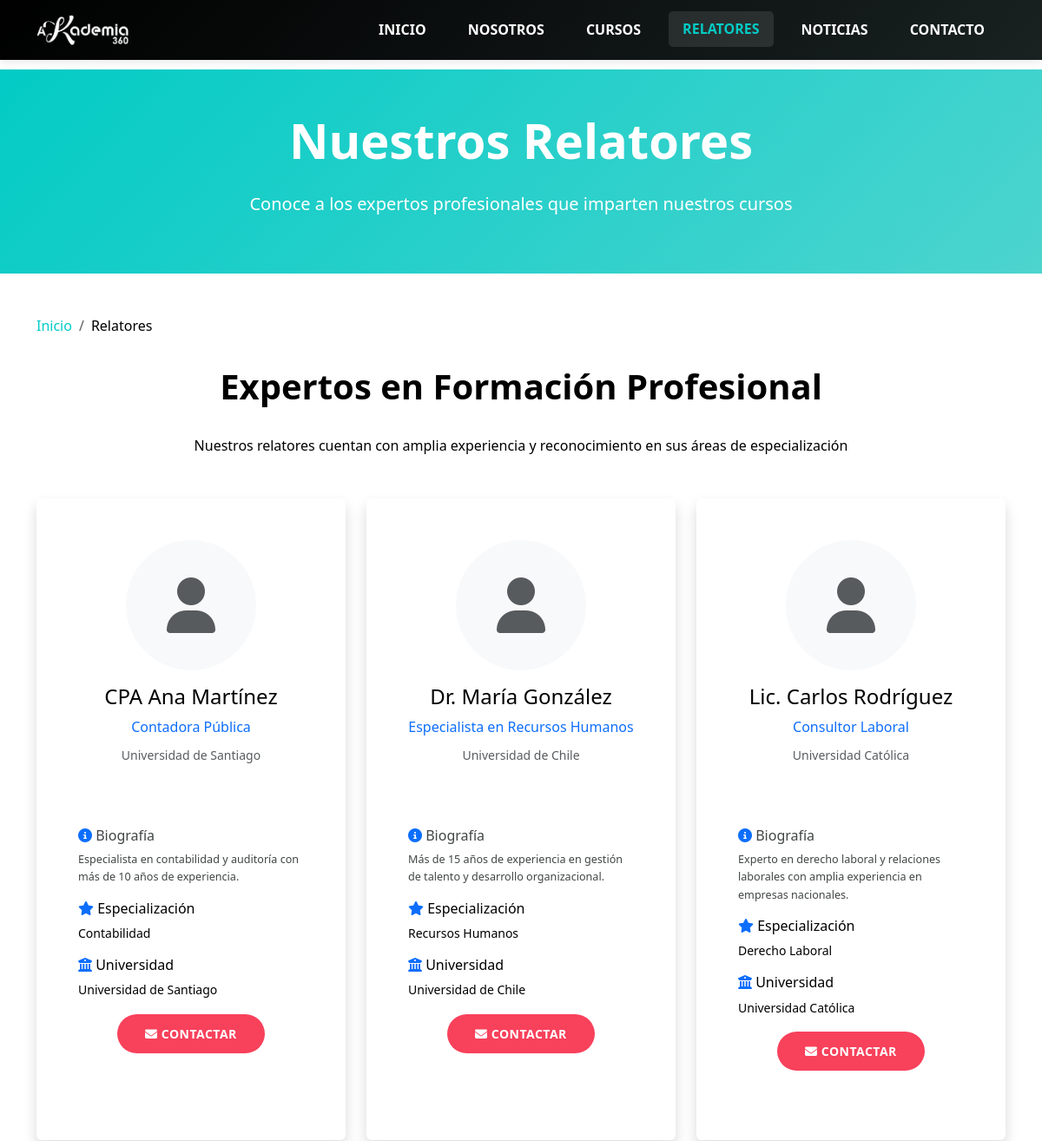
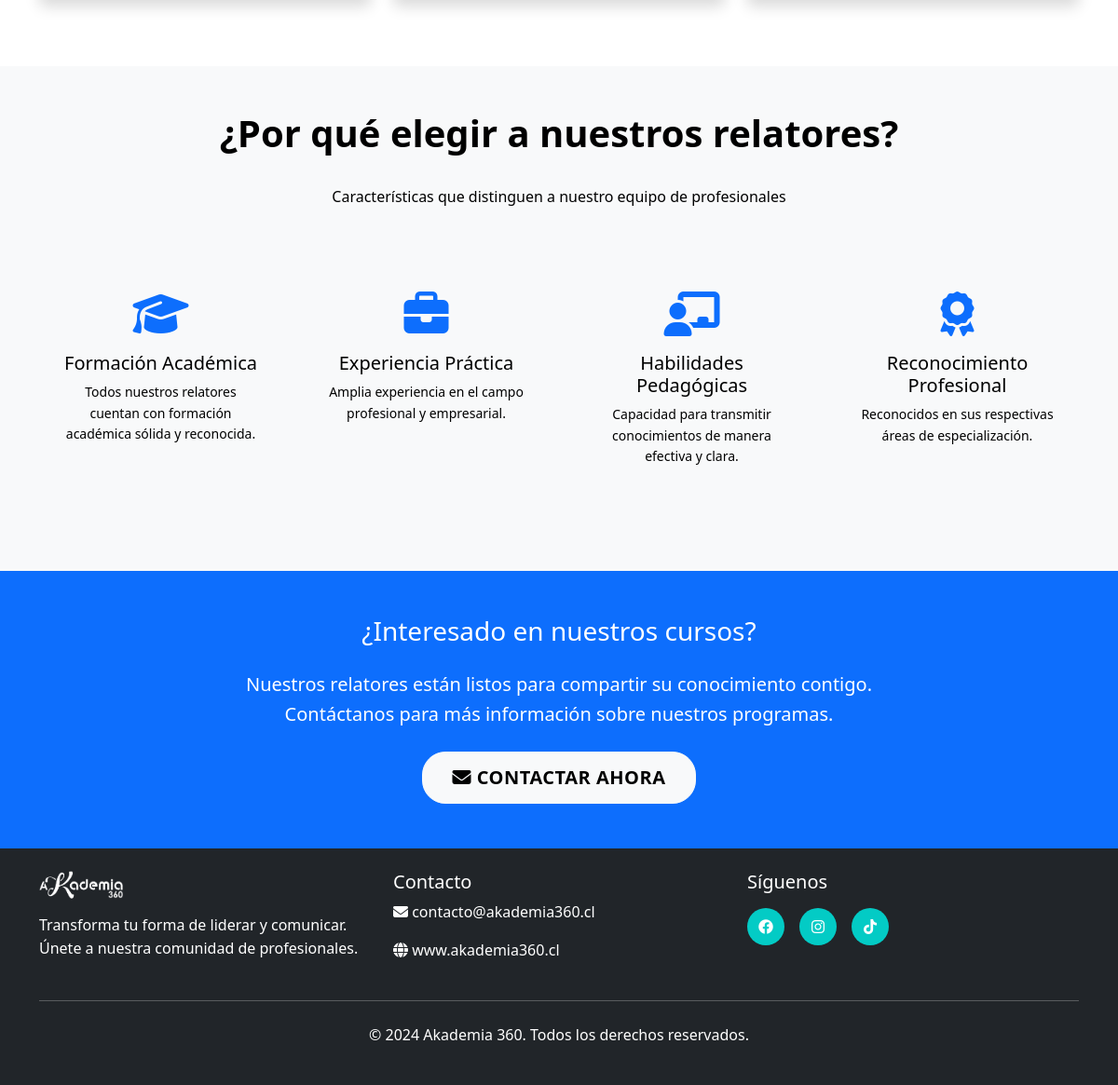
The page /pages/relatores.php on the database its author committed (2 pictures, top to bottom).
### tables this page shows
CREATE TABLE IF NOT EXISTS `relatores` (
    `id` INT AUTO_INCREMENT PRIMARY KEY,
    `nombre` VARCHAR(255) NOT NULL,
    `titulo` VARCHAR(255),
    `biografia` TEXT,
    `especializacion` VARCHAR(255),
    `universidad` VARCHAR(255),
    `imagen` VARCHAR(255),
    `email` VARCHAR(255),
    `activo` BOOLEAN DEFAULT TRUE,
    `fecha_creacion` TIMESTAMP DEFAULT CURRENT_TIMESTAMP
);

### includes/functions.php (called while the page is built, shortened)
<?php
function getAllRelators() {
    $mysqli = getDBConnection();
    $sql = "SELECT * FROM relatores WHERE activo = 1 ORDER BY nombre ASC";
    $result = $mysqli->query($sql);
    $data = [];
    if ($result) {
        while ($row = $result->fetch_assoc()) {
            $data[] = [
                'id' => $row['id'],
                'name' => $row['nombre'],
                'title' => $row['titulo'],
                'biography' => $row['biografia'],
                'specialization' => $row['especializacion'],
                'university' => $row['universidad'],
                'image' => $row['imagen'],
                'email' => $row['email'],
                'active' => $row['activo'],
                'created_at' => $row['fecha_creacion']
            ];
        }
    }
    return $data;
}
?>

### pages/relatores.php (the view, shortened to what this page needs)
<?php
require_once '../includes/functions.php';
$relators = getAllRelators();
?>
<!DOCTYPE html>
<html lang="es">
<head>
    <link href="https://cdn.jsdelivr.net/npm/bootstrap@5.3.0/dist/css/bootstrap.min.css" rel="stylesheet">
    <link rel="stylesheet" href="https://cdnjs.cloudflare.com/ajax/libs/font-awesome/6.4.0/css/all.min.css">
    <link rel="stylesheet" href="../css/style.css">
</head>
<body>
    <header class="navbar navbar-expand-lg fixed-top">
        <div class="container">
            <a class="navbar-brand" href="../index.php">
                <div class="logo">
                    <img src="../img/logo-akademia360.png" alt="Akademia 360" onerror="this.style.display='none'">
                </div>
            </a>
            <div class="collapse navbar-collapse" id="navbarNav">
                <ul class="navbar-nav ms-auto">
                    <li class="nav-item">
                        <a class="nav-link" href="../index.php">INICIO</a>
                    </li>
                    <li class="nav-item">
                        <a class="nav-link" href="nosotros.php">NOSOTROS</a>
                    </li>
                    <li class="nav-item">
                        <a class="nav-link" href="calendario_cursos.php">CURSOS</a>
                    </li>
                    <li class="nav-item">
                        <a class="nav-link active" href="relatores.php">RELATORES</a>
                    </li>
                    <li class="nav-item">
                        <a class="nav-link" href="noticias.php">NOTICIAS</a>
                    </li>
                    <li class="nav-item">
                        <a class="nav-link" href="contacto.php">CONTACTO</a>
                    </li>
                </ul>
            </div>
        </div>
    </header>
    <main style="margin-top: 80px;">
        <section class="hero-section py-5" style="background: var(--gradient-primary);">
            <div class="container">
                <div class="row justify-content-center">
                    <div class="col-lg-8 text-center text-white">
                        <h1 class="display-4 fw-bold mb-4">Nuestros Relatores</h1>
                        <p class="lead">Conoce a los expertos profesionales que imparten nuestros cursos</p>
                    </div>
                </div>
            </div>
        </section>
        <section class="relators-section py-5">
            <div class="container">
                <div class="row">
                    <div class="col-12">
                        <nav aria-label="breadcrumb">
                            <ol class="breadcrumb">
                                <li class="breadcrumb-item"><a href="../index.php">Inicio</a></li>
                                <li class="breadcrumb-item active" aria-current="page">Relatores</li>
                            </ol>
                        </nav>
                        <div class="section-header text-center mb-5">
                            <h2 class="section-title">Expertos en Formación Profesional</h2>
                            <p class="section-subtitle">Nuestros relatores cuentan con amplia experiencia y reconocimiento en sus áreas de especialización</p>
                        </div>
                    </div>
                </div>
                <div class="row">
                    <?php if (!empty($relators)): ?>
                        <?php foreach ($relators as $relator): ?>
                        <div class="col-lg-4 col-md-6 mb-4">
                            <div class="relator-card h-100 bg-white rounded shadow">
                                <div class="relator-header p-4 text-center">
                                    <?php if ($relator['image']): ?>
                                    <div class="relator-image mb-3">
                                        <img src="<?php echo htmlspecialchars($relator['image']); ?>"
                                             alt="<?php echo htmlspecialchars($relator['name']); ?>"
                                             class="img-fluid rounded-circle" style="width: 150px; height: 150px; object-fit: cover;">
                                    </div>
                                    <?php else: ?>
                                    <div class="relator-image mb-3">
                                        <div class="bg-light rounded-circle d-flex align-items-center justify-content-center mx-auto"
                                             style="width: 150px; height: 150px;">
                                            <i class="fas fa-user fa-4x text-muted"></i>
                                        </div>
                                    </div>
                                    <?php endif; ?>
                                    <h4 class="relator-name"><?php echo htmlspecialchars($relator['name']); ?></h4>
                                    <?php if ($relator['title']): ?>
                                    <p class="relator-title text-primary mb-2"><?php echo htmlspecialchars($relator['title']); ?></p>
                                    <?php endif; ?>
                                    <?php if ($relator['university']): ?>
                                    <p class="relator-university text-muted small"><?php echo htmlspecialchars($relator['university']); ?></p>
                                    <?php endif; ?>
                                </div>
                                <div class="relator-content p-4">
                                    <?php if ($relator['biography']): ?>
                                    <div class="relator-bio mb-3">
                                        <h6><i class="fas fa-info-circle text-primary"></i> Biografía</h6>
                                        <p class="small"><?php echo htmlspecialchars($relator['biography']); ?></p>
                                    </div>
                                    <?php endif; ?>
                                    <?php if ($relator['specialization']): ?>
                                    <div class="relator-specialties mb-3">
                                        <h6><i class="fas fa-star text-primary"></i> Especialización</h6>
                                        <p class="small"><?php echo htmlspecialchars($relator['specialization']); ?></p>
                                    </div>
                                    <?php endif; ?>
                                    <?php if ($relator['university']): ?>
                                    <div class="relator-university mb-3">
                                        <h6><i class="fas fa-university text-primary"></i> Universidad</h6>
                                        <p class="small"><?php echo htmlspecialchars($relator['university']); ?></p>
                                    </div>
                                    <?php endif; ?>
                                    <div class="relator-actions text-center">
                                        <a href="contacto.php" class="btn btn-outline-primary btn-sm">
                                            <i class="fas fa-envelope"></i> Contactar
                                        </a>
                                    </div>
                                </div>
                            </div>
                        </div>
                        <?php endforeach; ?>
                    <?php endif; ?>
                </div>
            </div>
        </section>
        <section class="why-relators-section py-5 bg-light">
            <div class="container">
                <div class="row">
                    <div class="col-12 text-center mb-5">
                        <h2 class="section-title">¿Por qué elegir a nuestros relatores?</h2>
                        <p class="section-subtitle">Características que distinguen a nuestro equipo de profesionales</p>
                    </div>
                </div>
                <div class="row">
                    <div class="col-lg-3 col-md-6 mb-4">
                        <div class="feature-card text-center p-4">
                            <div class="feature-icon mb-3">
                                <i class="fas fa-graduation-cap fa-3x text-primary"></i>
                            </div>
                            <h5>Formación Académica</h5>
                            <p class="small">Todos nuestros relatores cuentan con formación académica sólida y reconocida.</p>
                        </div>
                    </div>
                    <div class="col-lg-3 col-md-6 mb-4">
                        <div class="feature-card text-center p-4">
                            <div class="feature-icon mb-3">
                                <i class="fas fa-briefcase fa-3x text-primary"></i>
                            </div>
                            <h5>Experiencia Práctica</h5>
                            <p class="small">Amplia experiencia en el campo profesional y empresarial.</p>
                        </div>
                    </div>
                    <div class="col-lg-3 col-md-6 mb-4">
                        <div class="feature-card text-center p-4">
                            <div class="feature-icon mb-3">
                                <i class="fas fa-chalkboard-teacher fa-3x text-primary"></i>
                            </div>
                            <h5>Habilidades Pedagógicas</h5>
                            <p class="small">Capacidad para transmitir conocimientos de manera efectiva y clara.</p>
                        </div>
                    </div>
                    <div class="col-lg-3 col-md-6 mb-4">
                        <div class="feature-card text-center p-4">
                            <div class="feature-icon mb-3">
                                <i class="fas fa-award fa-3x text-primary"></i>
                            </div>
                            <h5>Reconocimiento Profesional</h5>
                            <p class="small">Reconocidos en sus respectivas áreas de especialización.</p>
                        </div>
                    </div>
                </div>
            </div>
        </section>
        <section class="cta-section py-5 bg-primary text-white">
            <div class="container">
                <div class="row justify-content-center">
                    <div class="col-lg-8 text-center">
                        <h3 class="mb-4">¿Interesado en nuestros cursos?</h3>
                        <p class="lead mb-4">Nuestros relatores están listos para compartir su conocimiento contigo.
                        Contáctanos para más información sobre nuestros programas.</p>
                        <a href="contacto.php" class="btn btn-light btn-lg">
                            <i class="fas fa-envelope"></i> Contactar Ahora
                        </a>
                    </div>
                </div>
            </div>
        </section>
    </main>
    <footer class="footer bg-dark text-white py-4">
        <div class="container">
            <div class="row">
                <div class="col-lg-4">
                    <div class="footer-logo">
                        <div class="logo">
                            <img src="../img/logo-akademia360.png" alt="Akademia 360" style="height: 30px; width: auto;">
                        </div>
                    </div>
                    <p class="mt-3">Transforma tu forma de liderar y comunicar. Únete a nuestra comunidad de profesionales.</p>
                </div>
                <div class="col-lg-4">
                    <h5>Contacto</h5>
                    <p><i class="fas fa-envelope"></i> contacto@akademia360.cl</p>
                    <p><i class="fas fa-globe"></i> www.akademia360.cl</p>
                </div>
                <div class="col-lg-4">
                    <h5>Síguenos</h5>
                    <div class="social-links">
                        <a href="#" class="social-link"><i class="fab fa-facebook"></i></a>
                        <a href="#" class="social-link"><i class="fab fa-instagram"></i></a>
                        <a href="#" class="social-link"><i class="fab fa-tiktok"></i></a>
                    </div>
                </div>
            </div>
            <hr class="my-4">
            <div class="text-center">
                <p>&copy; 2024 Akademia 360. Todos los derechos reservados.</p>
            </div>
        </div>
    </footer>
</body>
</html>

### css/style.css (style rules this page uses)
:root { --negro: #000000; --turquesa: #03cbc5; --gris-oscuro: #414545; --rojo: #f8415b; --gris-profundo: #192121; --primary-color: var(--turquesa); --secondary-color: var(--rojo); --accent-color: var(--gris-oscuro); --dark-color: var(--negro); --light-color: #f8f9fa; --white: #ffffff; --light-turquesa: #4dd4cf; --dark-turquesa: #02a8a3; --light-gray: #e9ecef; --medium-gray: #6c757d; --gradient-primary: linear-gradient(135deg, var(--turquesa) 0%, var(--light-turquesa) 100%); --gradient-secondary: linear-gradient(135deg, var(--rojo) 0%, #ff6b7a 100%); --gradient-hero: linear-gradient(135deg, var(--gris-profundo) 0%, var(--gris-oscuro) 100%); --gradient-navbar: linear-gradient(135deg, var(--negro) 0%, var(--gris-profundo) 100%); }
* { margin: 0; padding: 0; box-sizing: border-box; }
body { font-family: 'Segoe UI', Tahoma, Geneva, Verdana, sans-serif; line-height: 1.6; color: var(--dark-color); }
.navbar { background: var(--gradient-navbar) !important; padding: 0.75rem 0; transition: all 0.3s ease; box-shadow: 0 2px 10px rgba(0,0,0,0.1); }
.navbar-brand { font-weight: bold; }
.logo { display: flex; align-items: center; text-decoration: none; color: var(--white); }
.logo img { height: 35px; width: auto; filter: drop-shadow(0 2px 4px rgba(0,0,0,0.2)); filter: brightness(0) invert(1); }
.navbar-nav .nav-link { font-weight: 600; color: var(--white) !important; margin: 0 0.5rem; transition: all 0.3s ease; padding: 0.5rem 1rem !important; border-radius: 5px; }
.navbar-nav .nav-link:hover, .navbar-nav .nav-link.active { color: var(--turquesa) !important; background-color: rgba(255, 255, 255, 0.1); transform: translateY(-1px); }
html { scroll-behavior: smooth; }
.hero-section { margin-top: 80px; background: var(--gradient-hero); position: relative; overflow: hidden; }
.section-title { font-size: 2.5rem; font-weight: bold; margin-bottom: 2rem; text-align: center; color: var(--dark-color); }
.footer { background: var(--dark-color); color: var(--white); }
.social-links { display: flex; gap: 1rem; margin-top: 1rem; }
.social-link { display: inline-flex; align-items: center; justify-content: center; width: 40px; height: 40px; background: var(--primary-color); color: var(--white); border-radius: 50%; text-decoration: none; transition: background-color 0.3s ease; }
.btn { border-radius: 25px; font-weight: 600; text-transform: uppercase; letter-spacing: 0.5px; padding: 0.75rem 2rem; transition: all 0.3s ease; }
.btn-outline-primary { background: var(--rojo); border: none; color: var(--white); }
.relator-card { background: var(--light-color); padding: 1.5rem; border-radius: 10px; margin-bottom: 2rem; }
.relator-bio { font-size: 0.9rem; color: var(--gris-oscuro); margin-top: 0.5rem; }
.breadcrumb { background: transparent; padding: 0; margin-bottom: 2rem; }
.breadcrumb-item a { color: var(--primary-color); text-decoration: none; }
.breadcrumb-item.active { color: var(--dark-color); }

### rows shown on the page
relatores: nombre "CPA Ana Martínez", titulo "Contadora Pública", universidad "Universidad de Santiago", biografia "Especialista en contabilidad y auditoría con más de 10 años de experiencia.", especializacion "Contabilidad"
relatores: nombre "Dr. María González", titulo "Especialista en Recursos Humanos", universidad "Universidad de Chile", biografia "Más de 15 años de experiencia en gestión de talento y desarrollo organizacional.", especializacion "Recursos Humanos"
relatores: nombre "Lic. Carlos Rodríguez", titulo "Consultor Laboral", universidad "Universidad Católica", biografia "Experto en derecho laboral y relaciones laborales con amplia experiencia en empresas nacionales.", especializacion "Derecho Laboral"
